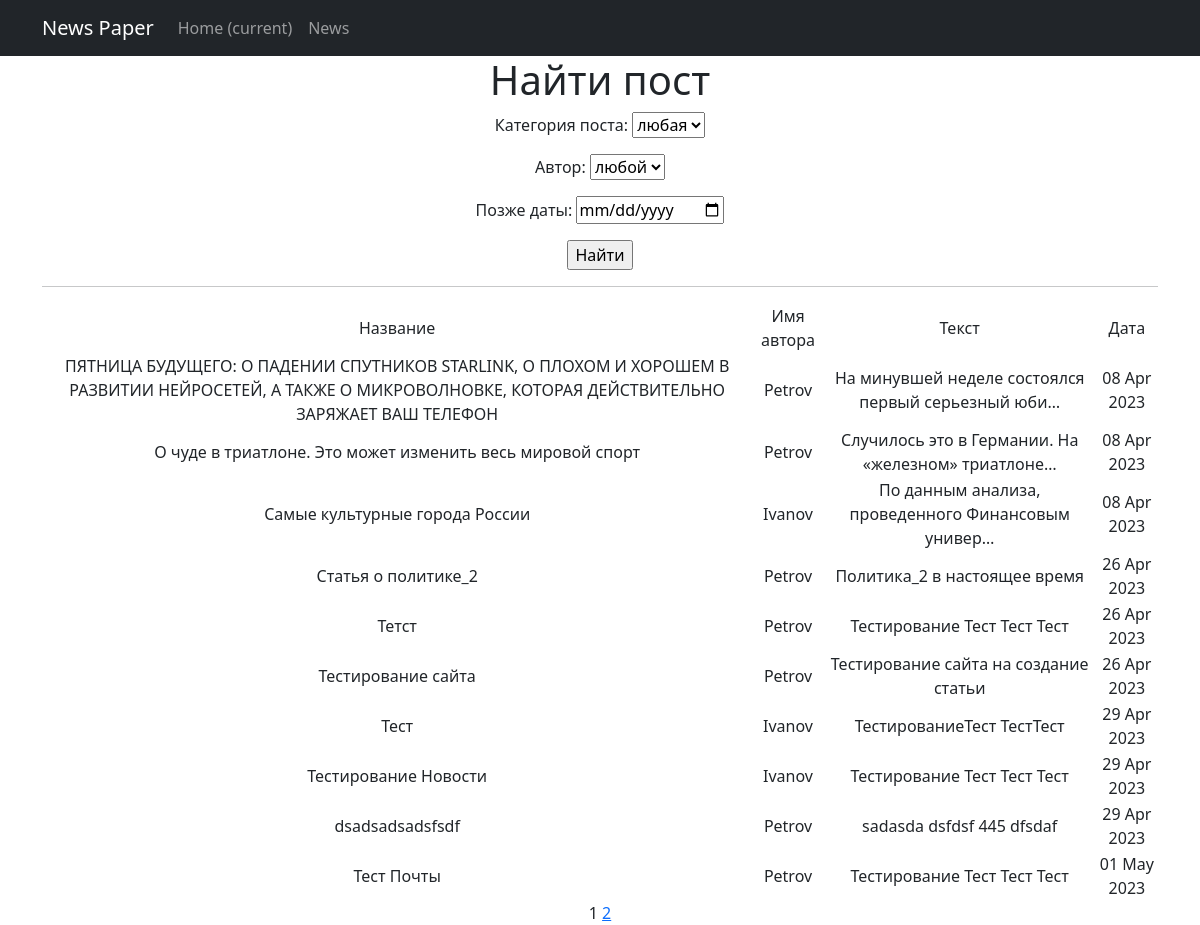
The app's page /news/search/ with its own data.
### news/models.py (models this page shows, shortened)
class Category(models.Model):
    topic = models.CharField(max_length=2, choices=TOPICS, default=politics, unique=True)
    subscribers = models.ManyToManyField(User, related_name='categories')
    def __str__(self):
        return self.topic.title()

class Author(models.Model):
    author = models.OneToOneField(User, on_delete=models.CASCADE)
    rating = models.IntegerField(default=0)
    def __str__(self):
        return f'{self.author.username}'

class Post(models.Model):
    author = models.ForeignKey(Author, on_delete=models.CASCADE)
    article_news = models.CharField(max_length=2, choices=SELECTION, default=news)
    date_in = models.DateTimeField(auto_now_add=True)
    title = models.CharField(max_length=255)
    text = models.TextField()
    rating_news = models.IntegerField(default=0)
    category = models.ManyToManyField(Category, through='PostCategory')

### news/views.py (the view)
# urls.py: path('search/', PostSearch.as_view(), name='search'),
class PostSearch(ListView):
    model = Post
    ordering = 'date_in'
    template_name = 'search.html'
    context_object_name = 'search'
    paginate_by = 10
    def get_queryset(self):
        queryset = super().get_queryset()
        self.filterset = PostFilter(self.request.GET, queryset=queryset)
        return self.filterset.qs
    def get_context_data(self, **kwargs):
        context = super().get_context_data(**kwargs)
        context['filterset'] = self.filterset
        return context

### news/templatetags/custom_filters.py (called while the page is built)
@register.filter()
def censor(word):
    if isinstance(word, str):
        for i in word.split():
            if i.capitalize() in cens:
                word = word.replace(i, i[0] + '*' * len(i))
    else:
        raise ValueError('custom_filters -> censor -> A string is expected, but a different data type has been entered')
    return word

### news/templatetags/custom_tags.py (called while the page is built)
@register.simple_tag(takes_context=True)
def url_replace(context, **kwargs):
   d = context['request'].GET.copy()
   for k, v in kwargs.items():
       d[k] = v
   return d.urlencode()

### templates/search.html (shortened to what this page needs)
{% extends 'flatpages/default.html' %}
{% load custom_filters %}
{% load custom_tags %}
{% block content %}
    <h1>Найти пост</h1>
    <form action="" method="get">
        {{ filterset.form.as_p }}
        <input type="submit" value="Найти" />
    </form>
    <hr>
    {% if search %}
        <table>
            <tr>
                <td>Название</td>
                <td>Имя автора</td>
                <td>Текст</td>
                <td>Дата</td>
            </tr>
            {% for post in search %}
            <tr>
                <td>{{ post.title|censor }}</td>
                <td>{{ post.author}}</td>
                <td>{{ post.text|truncatechars:50|censor }}</td>
                <td>{{ post.date_in|date:'d M Y' }}</td>
            </tr>
            {% endfor %}
        </table>
    {% else %}
        <h2>Новостей нет!</h2>
    {% endif %}
    {{ page_obj.number }}
    {% if page_obj.has_next %}
        <a href="?{% url_replace page=page_obj.next_page_number %}">{{ page_obj.next_page_number }}</a>
    {% endif %}
{% endblock content %}

### records on screen
Category: topic "любая"
Author: author "любой"
Post: title|censor "ПЯТНИЦА БУДУЩЕГО: О ПАДЕНИИ СПУТНИКОВ STARLINK, О ПЛОХОМ И ХОРОШЕМ В РАЗВИТИИ НЕЙРОСЕТЕЙ, А ТАКЖЕ О МИКРОВОЛНОВКЕ, КОТОРАЯ ДЕЙСТВИТЕЛЬНО ЗАРЯЖАЕТ ВАШ ТЕЛЕФОН", author "Petrov", text|censor "На минувшей неделе состоялся первый серьезный юби…", date_in "08 Apr 2023"
Post: title|censor "О чуде в триатлоне. Это может изменить весь мировой спорт", author "Petrov", text|censor "Случилось это в Германии. На «железном» триатлоне…", date_in "08 Apr 2023"
Post: title|censor "Самые культурные города России", author "Ivanov", text|censor "По данным анализа, проведенного Финансовым универ…", date_in "08 Apr 2023"
Post: title|censor "Статья о политике_2", author "Petrov", text|censor "Политика_2 в настоящее время", date_in "26 Apr 2023"
Post: title|censor "Тетст", author "Petrov", text|censor "Тестирование Тест Тест Тест", date_in "26 Apr 2023"
Post: title|censor "Тестирование сайта", author "Petrov", text|censor "Тестирование сайта на создание статьи", date_in "26 Apr 2023"
Post: title|censor "Тест", author "Ivanov", text|censor "ТестированиеТест ТестТест", date_in "29 Apr 2023"
Post: title|censor "Тестирование Новости", author "Ivanov", text|censor "Тестирование Тест Тест Тест", date_in "29 Apr 2023"
Post: title|censor "dsadsadsadsfsdf", author "Petrov", text|censor "sadasda dsfdsf 445 dfsdaf", date_in "29 Apr 2023"
Post: title|censor "Тест Почты", author "Petrov", text|censor "Тестирование Тест Тест Тест", date_in "01 May 2023"

### other values on screen
{{ page_obj.number }} "1"
{{ page_obj.next_page_number }} "2"
